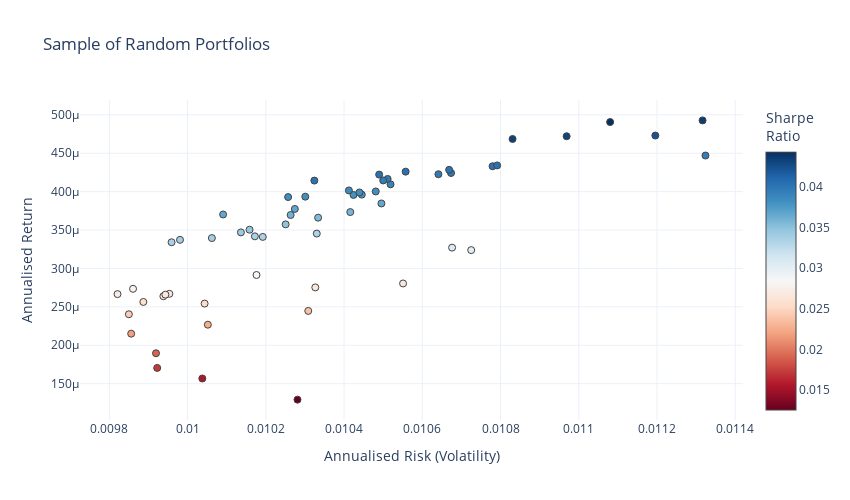

The code cell stored with this chart in its notebook:
### Code cell
#-- Plot the risk vs. return of randomly generated portfolios
#-- Convert the list from before into an array for easy plotting
mean_variance_pairs = np.array(mean_variance_pairs)

risk_free_rate=0 #-- Include risk free rate here

fig = go.Figure()
fig.add_trace(go.Scatter(x=mean_variance_pairs[:,1]**0.5, y=mean_variance_pairs[:,0], 
                      marker=dict(color=(mean_variance_pairs[:,0]-risk_free_rate)/(mean_variance_pairs[:,1]**0.5), 
                                  showscale=True, 
                                  size=7,
                                  line=dict(width=1),
                                  colorscale="RdBu",
                                  colorbar=dict(title="Sharpe<br>Ratio")
                                 ), 
                      mode='markers',
                      text=[str(np.array(tickers_list[i])) + "<br>" + str(np.array(weights_list[i]).round(2)) for i in range(len(tickers_list))]))
fig.update_layout(template='plotly_white',
                  xaxis=dict(title='Annualised Risk (Volatility)'),
                  yaxis=dict(title='Annualised Return'),
                  title='Sample of Random Portfolios',
                  width=850,
                  height=500)
fig.update_layout(coloraxis_colorbar=dict(title="Sharpe Ratio"))

### Figure 1 — Plotly figure (JSON) as saved in the notebook; plotly's stock layout.template omitted (floating-point values rounded to 4 significant figures)
{"data": [{"marker": {"color": [0.02374, 0.01257, 0.02256, 0.0302, 0.02532, 0.03064, 0.02658, 0.01562, 0.02666, 0.02864, 0.03893, 0.03355, 0.03343, 0.02655, 0.03585, 0.03543, 0.01719, 0.03947, 0.04326, 0.03486, 0.01911, 0.02182, 0.03664, 0.02593, 0.03601, 0.04017, 0.03819, 0.03379, 0.04225, 0.04354, 0.0382, 0.03975, 0.03963, 0.03346, 0.03796, 0.0336, 0.02682, 0.03792, 0.04015, 0.03821, 0.03674, 0.02674, 0.0345, 0.03423, 0.02774, 0.03857, 0.03948, 0.04428, 0.04014, 0.03669, 0.04025, 0.04023, 0.03972, 0.03831, 0.04304, 0.0244, 0.03375, 0.02715, 0.04035], "colorbar": {"title": {"text": "Sharpe<br>Ratio"}}, "colorscale": [[0, "rgb(103,0,31)"], [0.1, "rgb(178,24,43)"], [0.2, "rgb(214,96,77)"], [0.3, "rgb(244,165,130)"], [0.4, "rgb(253,219,199)"], [0.5, "rgb(247,247,247)"], [0.6, "rgb(209,229,240)"], [0.7, "rgb(146,197,222)"], [0.8, "rgb(67,147,195)"], [0.9, "rgb(33,102,172)"], [1, "rgb(5,48,97)"]], "line": {"width": 1}, "showscale": true, "size": 7}, "mode": "markers", "text": ["['TEVA' 'F' 'QQQ' 'ABEV' 'GOOG' 'AAPL']<br>[0.17 0.03 0.19 0.2  0.19 0.22]", "['TEVA' 'GOOG' 'AAPL' 'F' 'QQQ' 'ABEV']<br>[0.14 0.06 0.23 0.33 0.15 0.1 ]", "['AAPL' 'ABEV' 'GOOG' 'TEVA' 'QQQ' 'F']<br>[0.2  0.06 0.13 0.14 0.24 0.24]", "['TEVA' 'ABEV' 'GOOG' 'QQQ' 'F' 'AAPL']<br>[0.28 0.03 0.22 0.08 0.08 0.32]", "['ABEV' 'GOOG' 'QQQ' 'TEVA' 'F' 'AAPL']<br>[0.09 0.17 0.23 0.19 0.13 0.19]", "['F' 'QQQ' 'TEVA' 'GOOG' 'AAPL' 'ABEV']<br>[0.06 0.13 0.26 0.32 0.2  0.03]", "['ABEV' 'AAPL' 'GOOG' 'TEVA' 'QQQ' 'F']<br>[0.09 0.16 0.34 0.23 0.1  0.07]", "['QQQ' 'F' 'GOOG' 'ABEV' 'AAPL' 'TEVA']<br>[0.19 0.23 0.1  0.11 0.17 0.21]", "['GOOG' 'F' 'TEVA' 'ABEV' 'AAPL' 'QQQ']<br>[0.2  0.13 0.25 0.04 0.22 0.17]", "['AAPL' 'ABEV' 'TEVA' 'GOOG' 'QQQ' 'F']<br>[0.19 0.03 0.22 0.18 0.25 0.13]", "['GOOG' 'QQQ' 'ABEV' 'TEVA' 'AAPL' 'F']<br>[0.29 0.3  0.04 0.15 0.22 0.  ]", "['AAPL' 'ABEV' 'QQQ' 'GOOG' 'F' 'TEVA']<br>[0.18 0.09 0.45 0.11 0.04 0.13]", "['ABEV' 'GOOG' 'AAPL' 'F' 'QQQ' 'TEVA']<br>[0.03 0.23 0.26 0.14 0.24 0.1 ]", "['QQQ' 'F' 'GOOG' 'AAPL' 'TEVA' 'ABEV']<br>[0.42 0.16 0.01 0.21 0.15 0.06]", "['QQQ' 'ABEV' 'GOOG' 'TEVA' 'F' 'AAPL']<br>[0.26 0.04 0.25 0.09 0.11 0.26]", "['TEVA' 'F' 'GOOG' 'QQQ' 'AAPL' 'ABEV']<br>[0.18 0.03 0.25 0.29 0.21 0.05]", "['TEVA' 'GOOG' 'QQQ' 'AAPL' 'F' 'ABEV']<br>[0.13 0.09 0.35 0.09 0.15 0.18]", "['AAPL' 'F' 'QQQ' 'GOOG' 'TEVA' 'ABEV']<br>[0.27 0.01 0.16 0.45 0.03 0.08]", "['TEVA' 'ABEV' 'AAPL' 'GOOG' 'F' 'QQQ']<br>[0.01 0.01 0.3  0.25 0.05 0.38]", "['AAPL' 'QQQ' 'F' 'TEVA' 'GOOG' 'ABEV']<br>[0.14 0.42 0.08 0.04 0.24 0.08]", "['TEVA' 'GOOG' 'AAPL' 'QQQ' 'ABEV' 'F']<br>[0.08 0.09 0.11 0.38 0.16 0.18]", "['TEVA' 'QQQ' 'ABEV' 'F' 'GOOG' 'AAPL']<br>[0.12 0.44 0.08 0.2  0.12 0.04]", "['AAPL' 'ABEV' 'TEVA' 'GOOG' 'QQQ' 'F']<br>[0.32 0.1  0.04 0.14 0.36 0.05]", "['TEVA' 'GOOG' 'QQQ' 'AAPL' 'ABEV' 'F']<br>[0.09 0.12 0.43 0.11 0.13 0.11]", "['TEVA' 'ABEV' 'QQQ' 'GOOG' 'AAPL' 'F']<br>[0.19 0.05 0.34 0.18 0.22 0.01]", "['AAPL' 'QQQ' 'ABEV' 'GOOG' 'TEVA' 'F']<br>[0.32 0.2  0.01 0.3  0.13 0.04]", "['ABEV' 'QQQ' 'TEVA' 'GOOG' 'AAPL' 'F']<br>[0.01 0.3  0.14 0.29 0.21 0.06]", "['GOOG' 'AAPL' 'QQQ' 'ABEV' 'F' 'TEVA']<br>[0.15 0.11 0.51 0.11 0.02 0.09]", "['F' 'TEVA' 'ABEV' 'GOOG' 'QQQ' 'AAPL']<br>[0.04 0.   0.03 0.39 0.27 0.27]", "['AAPL' 'GOOG' 'ABEV' 'F' 'TEVA' 'QQQ']<br>[0.31 0.4  0.01 0.03 0.02 0.23]", "['GOOG' 'F' 'ABEV' 'TEVA' 'AAPL' 'QQQ']<br>[0.17 0.04 0.02 0.15 0.27 0.36]", "['ABEV' 'QQQ' 'AAPL' 'GOOG' 'F' 'TEVA']<br>[0.03 0.24 0.28 0.3  0.01 0.15]", "['TEVA' 'GOOG' 'QQQ' 'ABEV' 'F' 'AAPL']<br>[0.06 0.29 0.37 0.05 0.03 0.2 ]", "['GOOG' 'ABEV' 'F' 'TEVA' 'QQQ' 'AAPL']<br>[0.19 0.03 0.04 0.22 0.37 0.15]", "['F' 'AAPL' 'QQQ' 'GOOG' 'TEVA' 'ABEV']<br>[0.03 0.2  0.31 0.27 0.16 0.02]", "['AAPL' 'TEVA' 'F' 'GOOG' 'QQQ' 'ABEV']<br>[0.15 0.14 0.02 0.23 0.36 0.09]", "['AAPL' 'TEVA' 'F' 'QQQ' 'ABEV' 'GOOG']<br>[0.21 0.17 0.14 0.4  0.06 0.02]", "['ABEV' 'QQQ' 'AAPL' 'F' 'GOOG' 'TEVA']<br>[0.08 0.35 0.21 0.02 0.28 0.07]", "['QQQ' 'ABEV' 'GOOG' 'F' 'TEVA' 'AAPL']<br>[0.36 0.04 0.18 0.06 0.02 0.33]", "['F' 'AAPL' 'ABEV' 'QQQ' 'TEVA' 'GOOG']<br>[0.03 0.31 0.06 0.31 0.09 0.19]", "['AAPL' 'TEVA' 'ABEV' 'QQQ' 'F' 'GOOG']<br>[0.27 0.06 0.09 0.43 0.04 0.11]", "['ABEV' 'GOOG' 'QQQ' 'TEVA' 'AAPL' 'F']<br>[0.04 0.09 0.37 0.14 0.17 0.19]", "['GOOG' 'QQQ' 'TEVA' 'ABEV' 'AAPL' 'F']<br>[0.2  0.35 0.14 0.09 0.2  0.02]", "['TEVA' 'AAPL' 'QQQ' 'GOOG' 'ABEV' 'F']<br>[0.12 0.19 0.34 0.21 0.06 0.08]", "['QQQ' 'F' 'TEVA' 'AAPL' 'ABEV' 'GOOG']<br>[0.48 0.17 0.12 0.16 0.05 0.04]", "['F' 'QQQ' 'ABEV' 'GOOG' 'TEVA' 'AAPL']<br>[0.   0.33 0.03 0.17 0.18 0.28]", "['ABEV' 'QQQ' 'F' 'TEVA' 'AAPL' 'GOOG']<br>[0.04 0.31 0.03 0.1  0.25 0.27]", "['AAPL' 'TEVA' 'QQQ' 'F' 'GOOG' 'ABEV']<br>[0.34 0.06 0.26 0.02 0.32 0.  ]", "['TEVA' 'ABEV' 'AAPL' 'GOOG' 'F' 'QQQ']<br>[0.06 0.03 0.22 0.2  0.05 0.44]", "['GOOG' 'AAPL' 'F' 'QQQ' 'ABEV' 'TEVA']<br>[0.16 0.16 0.04 0.45 0.02 0.17]", "['AAPL' 'F' 'QQQ' 'GOOG' 'ABEV' 'TEVA']<br>[0.23 0.03 0.46 0.2  0.07 0.01]", "['F' 'AAPL' 'TEVA' 'ABEV' 'QQQ' 'GOOG']<br>[0.07 0.31 0.09 0.01 0.22 0.31]", "['TEVA' 'AAPL' 'QQQ' 'GOOG' 'ABEV' 'F']<br>[0.15 0.3  0.24 0.27 0.04 0.  ]", "['ABEV' 'QQQ' 'F' 'GOOG' 'AAPL' 'TEVA']<br>[0.   0.44 0.08 0.09 0.27 0.12]", "['F' 'GOOG' 'ABEV' 'TEVA' 'AAPL' 'QQQ']<br>[0.04 0.31 0.01 0.04 0.31 0.29]", "['QQQ' 'AAPL' 'ABEV' 'GOOG' 'F' 'TEVA']<br>[0.46 0.03 0.08 0.14 0.15 0.14]", "['GOOG' 'TEVA' 'F' 'QQQ' 'ABEV' 'AAPL']<br>[0.12 0.18 0.07 0.39 0.03 0.21]", "['AAPL' 'QQQ' 'ABEV' 'TEVA' 'F' 'GOOG']<br>[0.09 0.46 0.09 0.18 0.08 0.1 ]", "['F' 'QQQ' 'GOOG' 'ABEV' 'TEVA' 'AAPL']<br>[0.03 0.3  0.24 0.01 0.14 0.28]"], "type": "scatter", "x": [0.01031, 0.01028, 0.01005, 0.01073, 0.01004, 0.01068, 0.01055, 0.01004, 0.01033, 0.01018, 0.01052, 0.009959, 0.01033, 0.009938, 0.01042, 0.01033, 0.009922, 0.01132, 0.01083, 0.01025, 0.009919, 0.009856, 0.0105, 0.009887, 0.01026, 0.01078, 0.01048, 0.009981, 0.0112, 0.01132, 0.0103, 0.01067, 0.01051, 0.01019, 0.01042, 0.01017, 0.009953, 0.01045, 0.01067, 0.01044, 0.01027, 0.009943, 0.01016, 0.01014, 0.009861, 0.01041, 0.0105, 0.01108, 0.01032, 0.01009, 0.01049, 0.01079, 0.01064, 0.01026, 0.01097, 0.00985, 0.01006, 0.009821, 0.01056], "y": [0.0002447, 0.0001292, 0.0002268, 0.0003239, 0.0002543, 0.0003271, 0.0002805, 0.0001568, 0.0002753, 0.0002915, 0.0004095, 0.0003341, 0.0003454, 0.0002638, 0.0003734, 0.0003661, 0.0001705, 0.000447, 0.0004686, 0.0003574, 0.0001896, 0.0002151, 0.0003846, 0.0002564, 0.0003696, 0.000433, 0.0004003, 0.0003372, 0.000473, 0.0004928, 0.0003935, 0.0004243, 0.0004165, 0.0003411, 0.0003957, 0.0003418, 0.000267, 0.0003961, 0.0004284, 0.0003989, 0.0003775, 0.0002659, 0.0003504, 0.0003469, 0.0002735, 0.0004016, 0.0004146, 0.0004906, 0.0004144, 0.0003703, 0.0004222, 0.0004342, 0.0004227, 0.0003929, 0.0004721, 0.0002404, 0.0003396, 0.0002666, 0.000426]}], "layout": {"coloraxis": {"colorbar": {"title": {"text": "Sharpe Ratio"}}}, "height": 500, "title": {"text": "Sample of Random Portfolios"}, "width": 850, "xaxis": {"title": {"text": "Annualised Risk (Volatility)"}}, "yaxis": {"title": {"text": "Annualised Return"}}}}
